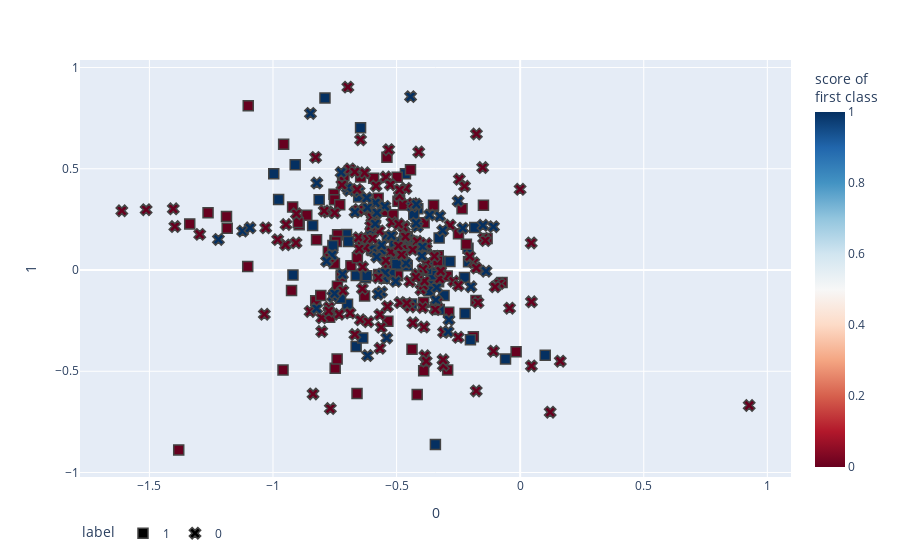

Notebook source saved alongside this figure:
### Code cell
#Confusiion Matrix 
cm = confusion_matrix(y_test, ypredict_test)
plt.figure(figsize=(8, 6))  # Adjust the figure size as per your preference
sns.heatmap(cm, annot=True, cmap='RdBu_r', fmt='d', annot_kws={"fontsize": 12})  # Set the font size for annotations
plt.title('Confusion Matrix on Test Data')
plt.xlabel('Predicted Labels')
plt.ylabel('True Labels')
plt.show()

    

fig = px.scatter(
X_test, x=0, y=1,
color=ypredict_test, color_continuous_scale='RdBu',
symbol=y_test, symbol_map={'0': 'square-dot', '1': 'circle-dot'},
labels={'symbol': 'label', 'color': 'score of <br>first class'})
fig.update_traces(marker_size=10, marker_line_width=1.5)
fig.update_layout(legend_orientation='h')
fig.show()

### Figure 1 — Plotly figure (JSON) as saved in the notebook; plotly's stock layout.template omitted (floating-point values rounded to 4 significant figures; data arrays with more than 128 entries replaced by an {"elided": "..."} marker saying what was removed)
{"data": [{"hovertemplate": "label=1<br>0=%{x}<br>1=%{y}<br>score of <br>first class=%{marker.color}<extra></extra>", "legendgroup": "1", "marker": {"color": {"elided": "143 int values"}, "coloraxis": "coloraxis", "line": {"width": 1.5}, "size": 10, "symbol": "square"}, "mode": "markers", "name": "1", "orientation": "v", "showlegend": true, "type": "scatter", "x": {"elided": "143 float values"}, "xaxis": "x", "y": {"elided": "143 float values"}, "yaxis": "y"}, {"hovertemplate": "label=0<br>0=%{x}<br>1=%{y}<br>score of <br>first class=%{marker.color}<extra></extra>", "legendgroup": "0", "marker": {"color": {"elided": "191 int values"}, "coloraxis": "coloraxis", "line": {"width": 1.5}, "size": 10, "symbol": "x"}, "mode": "markers", "name": "0", "orientation": "v", "showlegend": true, "type": "scatter", "x": {"elided": "191 float values"}, "xaxis": "x", "y": {"elided": "191 float values"}, "yaxis": "y"}], "layout": {"autosize": true, "coloraxis": {"colorbar": {"title": {"text": "score of <br>first class"}}, "colorscale": [[0, "rgb(103,0,31)"], [0.1, "rgb(178,24,43)"], [0.2, "rgb(214,96,77)"], [0.3, "rgb(244,165,130)"], [0.4, "rgb(253,219,199)"], [0.5, "rgb(247,247,247)"], [0.6, "rgb(209,229,240)"], [0.7, "rgb(146,197,222)"], [0.8, "rgb(67,147,195)"], [0.9, "rgb(33,102,172)"], [1, "rgb(5,48,97)"]]}, "legend": {"orientation": "h", "title": {"text": "label"}, "tracegroupgap": 0}, "margin": {"t": 60}, "xaxis": {"anchor": "y", "autorange": true, "domain": [0, 1], "range": [-1.78, 1.095], "title": {"text": "0"}, "type": "linear"}, "yaxis": {"anchor": "x", "autorange": true, "domain": [0, 1], "range": [-1.055, 1.07], "title": {"text": "1"}, "type": "linear"}}}
